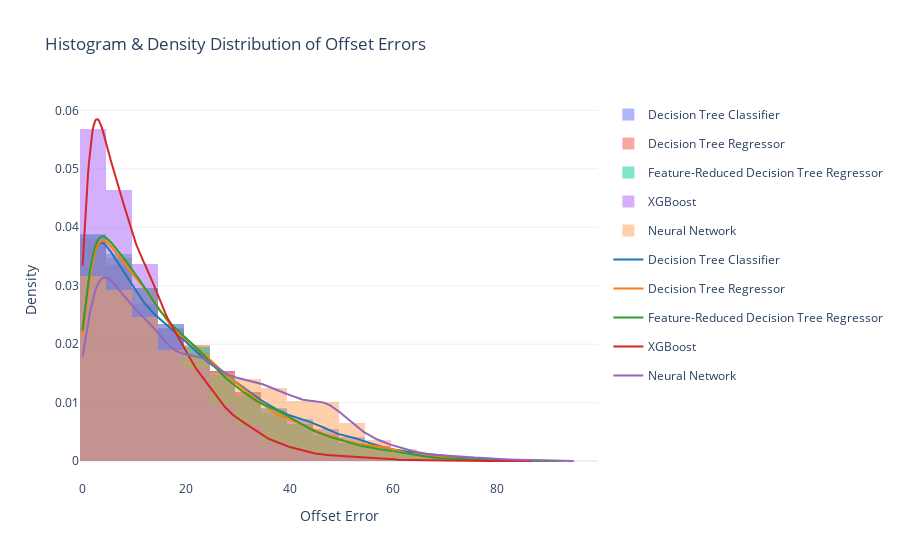

Source (notebook cell):
### Markdown cell above
# Conclusion

### Code cell
import numpy as np
import plotly.graph_objects as go
import plotly.figure_factory as ff

# Example: List of Pandas Series containing squared errors
squared_errors_list = [
    decision_tree_classifier_errors,
    decision_tree_regressor_errors,
    feature_reducted_decision_tree_regressor_errors,
    xgboost_errors,
    model_nn_errors
]

# Model names
names = [
    "Decision Tree Classifier",
    "Decision Tree Regressor",
    "Feature-Reduced Decision Tree Regressor",
    "XGBoost",
    "Neural Network"
]# Custom labels

# Convert squared errors to offset errors (recover sign)
offset_errors_list = [np.sign(series.index) * np.sqrt(series.values) for series in squared_errors_list]

# Flatten data for KDE plot (Plotly requires a list of lists)
offset_errors_flat = [list(errors) for errors in offset_errors_list]

# Create figure
fig = go.Figure()

# Add Histograms
for i, offset_errors in enumerate(offset_errors_list):
    fig.add_trace(go.Histogram(
        x=offset_errors,
        name=names[i],
        opacity=0.5,
        histnorm="probability density",  # Normalize histogram
        nbinsx=30
    ))

# Add KDE (Density Plot)
fig_kde = ff.create_distplot(offset_errors_flat, names, show_hist=False, show_rug=False)
for trace in fig_kde.data:
    fig.add_trace(trace)

# Customize layout
fig.update_layout(
    title="Histogram & Density Distribution of Offset Errors",
    xaxis_title="Offset Error",
    yaxis_title="Density",
    barmode="overlay",  # Overlapping histograms
    template="plotly_white"
)

fig.show()

### Figure 1 — Plotly figure (JSON) as saved in the notebook; plotly's stock layout.template omitted (floating-point values rounded to 4 significant figures; data arrays with more than 128 entries replaced by an {"elided": "..."} marker saying what was removed)
{"data": [{"histnorm": "probability density", "name": "Decision Tree Classifier", "nbinsx": 30, "opacity": 0.5, "type": "histogram", "x": {"elided": "21842 float values"}}, {"histnorm": "probability density", "name": "Decision Tree Regressor", "nbinsx": 30, "opacity": 0.5, "type": "histogram", "x": {"elided": "21842 float values"}}, {"histnorm": "probability density", "name": "Feature-Reduced Decision Tree Regressor", "nbinsx": 30, "opacity": 0.5, "type": "histogram", "x": {"elided": "21842 float values"}}, {"histnorm": "probability density", "name": "XGBoost", "nbinsx": 30, "opacity": 0.5, "type": "histogram", "x": {"elided": "21842 float values"}}, {"histnorm": "probability density", "name": "Neural Network", "nbinsx": 30, "opacity": 0.5, "type": "histogram", "x": {"elided": "21842 float values"}}, {"legendgroup": "Decision Tree Classifier", "marker": {"color": "rgb(31, 119, 180)"}, "mode": "lines", "name": "Decision Tree Classifier", "showlegend": true, "type": "scatter", "x": {"elided": "500 float values"}, "xaxis": "x", "y": {"elided": "500 float values"}, "yaxis": "y"}, {"legendgroup": "Decision Tree Regressor", "marker": {"color": "rgb(255, 127, 14)"}, "mode": "lines", "name": "Decision Tree Regressor", "showlegend": true, "type": "scatter", "x": {"elided": "500 float values"}, "xaxis": "x", "y": {"elided": "500 float values"}, "yaxis": "y"}, {"legendgroup": "Feature-Reduced Decision Tree Regressor", "marker": {"color": "rgb(44, 160, 44)"}, "mode": "lines", "name": "Feature-Reduced Decision Tree Regressor", "showlegend": true, "type": "scatter", "x": {"elided": "500 float values"}, "xaxis": "x", "y": {"elided": "500 float values"}, "yaxis": "y"}, {"legendgroup": "XGBoost", "marker": {"color": "rgb(214, 39, 40)"}, "mode": "lines", "name": "XGBoost", "showlegend": true, "type": "scatter", "x": {"elided": "500 float values"}, "xaxis": "x", "y": {"elided": "500 float values"}, "yaxis": "y"}, {"legendgroup": "Neural Network", "marker": {"color": "rgb(148, 103, 189)"}, "mode": "lines", "name": "Neural Network", "showlegend": true, "type": "scatter", "x": {"elided": "500 float values"}, "xaxis": "x", "y": {"elided": "500 float values"}, "yaxis": "y"}], "layout": {"barmode": "overlay", "title": {"text": "Histogram & Density Distribution of Offset Errors"}, "xaxis": {"title": {"text": "Offset Error"}}, "yaxis": {"title": {"text": "Density"}}}}
